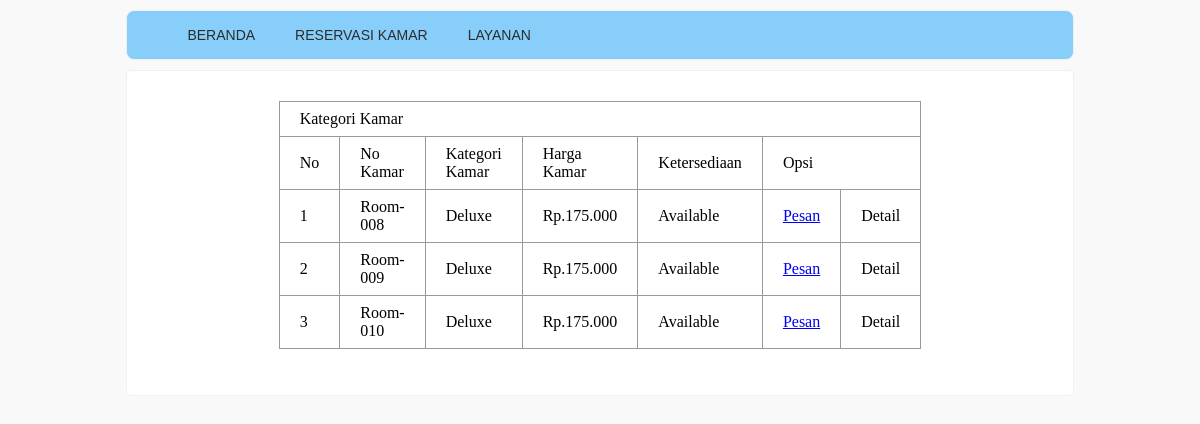
The page /?page=Kategori&Kode=KTG002 on the database its author committed.
### tables this page shows
CREATE TABLE `tbl_kamar` (
  `no_kamar` char(8) NOT NULL,
  `jenis_kamar` varchar(100) NOT NULL,
  `Ketersediaan` varchar(100) NOT NULL,
  `fasilitas` text NOT NULL,
  `harga_kamar` int(12) NOT NULL,
  `kd_kategori` char(6) NOT NULL
);

### function.php (called while the page is built, shortened)
<?php
function format_angka($angka) {
	if ($angka > 1) {
		$hasil =  number_format($angka,0, ",",".");
	}
	else {
		$hasil = 0;
	}
	return $hasil;
}
?>

### kategori_kamar2.php (the view, shortened to what this page needs)
<?php
include "function.php";
if (isset($_GET['Kode'])) {
	$Kode = $_GET['Kode'];
	if (trim($_GET['Kode']) == "") {
		$filtersql = " ";
	}
	else {
	  $filtersql = "where tbl_kamar.kd_kategori='$Kode' && Ketersediaan LIKE '%Available%'";
	}
}
?>
<!DOCTYPE html PUBLIC "-//W3C//DTD XHTML 1.0 Transitional//EN" "http://www.w3.org/TR/xhtml1/DTD/xhtml1-transitional.dtd">
<html xmlns="http://www.w3.org/1999/xhtml">
<head>
</head>
<body>
<div class="halaman">
<form id="form1" name="form1" method="post" action="">
  <table width="500" border="1"  class="tablestyle" align="center">
    <tr>
      <td colspan="7">Kategori Kamar</td>
    </tr>
    <tr>
      <td>No</td>
      <td>No Kamar</td>
      <td>Kategori Kamar</td>
      <td>Harga Kamar</td>
      <td>Ketersediaan</td>
      <td colspan="2">Opsi</td>
    </tr>
     <?php
$kamarsql = "select * from tbl_kamar $filtersql";
	$qry   = mysqli_query($koneksi,$kamarsql) or die ("Error".mysqli_error());
	$nomor = 0;
	while ($datakamar = mysqli_fetch_array($qry)) {
		$nomor++;
		$Kode = $datakamar['no_kamar'];
	?>
    <tr>
      <td><?php echo $nomor;?></td>
      <td><?php echo $datakamar['no_kamar'];?></td>
      <td><?php echo $datakamar['jenis_kamar'];?></td>
      <td>Rp.<?php echo format_angka ($datakamar['harga_kamar']);?></td>
      <td><?php echo $datakamar['Ketersediaan'];?></td>
      <td><a href="?page=Reservasi&Kode=<?php echo $Kode;?>">Pesan</a></td>
      <td>Detail</td>
    </tr>
     <?php
	}
	?>
  </table>
</form>
</div>
</body>
</html>

### style_user.css (style rules this page uses)
body { background-color:#f9f9f9; font-size:16px color:#444; font-family: sans-serif; }
.tablestyle { font-family:Georgia, "Times New Roman", Times, serif; color:#2323232; border-collapse:collapse; }
.tablestyle, th, td { border:1px solid #999; padding: 8px 20px; }
div.halaman { text-align: center; padding: 30px 20px; }

### rows shown on the page
tbl_kamar: no_kamar "Room-008", jenis_kamar "Deluxe", harga_kamar "175.000", Ketersediaan "Available"
tbl_kamar: no_kamar "Room-009", jenis_kamar "Deluxe", harga_kamar "175.000", Ketersediaan "Available"
tbl_kamar: no_kamar "Room-010", jenis_kamar "Deluxe", harga_kamar "175.000", Ketersediaan "Available"
